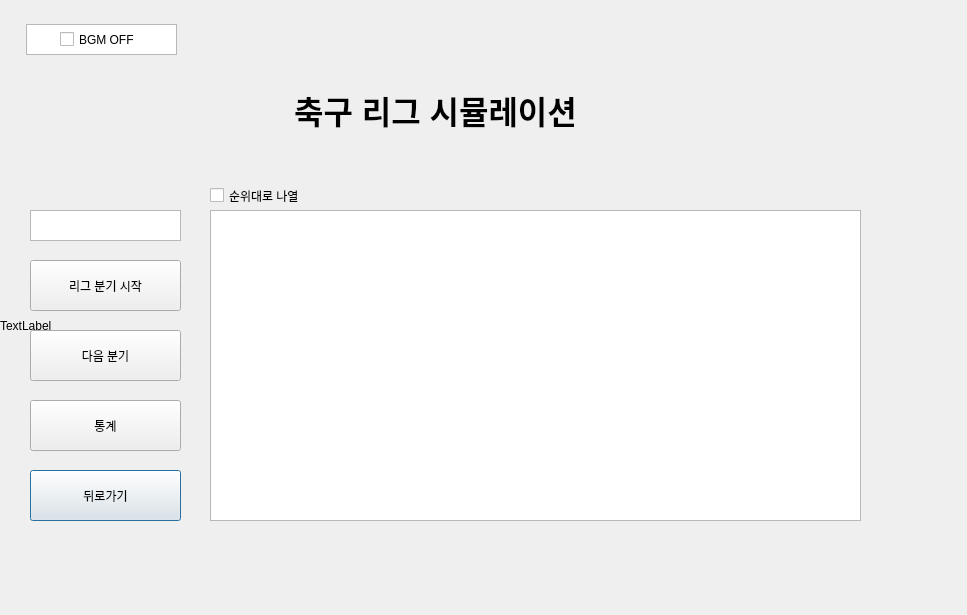
<?xml version="1.0" encoding="UTF-8"?>
<ui version="4.0">
 <class>Dialog</class>
 <widget class="QDialog" name="Dialog">
  <property name="geometry">
   <rect>
    <x>0</x>
    <y>0</y>
    <width>967</width>
    <height>615</height>
   </rect>
  </property>
  <property name="windowTitle">
   <string>Dialog</string>
  </property>
  <widget class="QPushButton" name="Start_Button_4">
   <property name="geometry">
    <rect>
     <x>30</x>
     <y>470</y>
     <width>151</width>
     <height>51</height>
    </rect>
   </property>
   <property name="text">
    <string>뒤로가기</string>
   </property>
  </widget>
  <widget class="QLabel" name="Main_Title">
   <property name="geometry">
    <rect>
     <x>170</x>
     <y>80</y>
     <width>531</width>
     <height>61</height>
    </rect>
   </property>
   <property name="text">
    <string>&lt;html&gt;&lt;head/&gt;&lt;body&gt;&lt;p align=&quot;center&quot;&gt;&lt;span style=&quot; font-size:24pt; font-weight:600;&quot;&gt;축구 리그 시뮬레이션&lt;/span&gt;&lt;/p&gt;&lt;/body&gt;&lt;/html&gt;</string>
   </property>
  </widget>
  <widget class="QPushButton" name="Start_Button_3">
   <property name="geometry">
    <rect>
     <x>30</x>
     <y>400</y>
     <width>151</width>
     <height>51</height>
    </rect>
   </property>
   <property name="text">
    <string>통계</string>
   </property>
  </widget>
  <widget class="QPushButton" name="Start_Button_2">
   <property name="geometry">
    <rect>
     <x>30</x>
     <y>330</y>
     <width>151</width>
     <height>51</height>
    </rect>
   </property>
   <property name="text">
    <string>다음 분기</string>
   </property>
  </widget>
  <widget class="QListView" name="listView">
   <property name="geometry">
    <rect>
     <x>210</x>
     <y>210</y>
     <width>651</width>
     <height>311</height>
    </rect>
   </property>
  </widget>
  <widget class="QCheckBox" name="checkBox">
   <property name="geometry">
    <rect>
     <x>210</x>
     <y>180</y>
     <width>131</width>
     <height>31</height>
    </rect>
   </property>
   <property name="text">
    <string>순위대로 나열</string>
   </property>
  </widget>
  <widget class="QPushButton" name="Start_Button">
   <property name="geometry">
    <rect>
     <x>30</x>
     <y>260</y>
     <width>151</width>
     <height>51</height>
    </rect>
   </property>
   <property name="text">
    <string>리그 분기 시작</string>
   </property>
  </widget>
  <widget class="QListView" name="listView_2">
   <property name="geometry">
    <rect>
     <x>30</x>
     <y>210</y>
     <width>151</width>
     <height>31</height>
    </rect>
   </property>
  </widget>
  <widget class="QLabel" name="Main_Pix">
   <property name="geometry">
    <rect>
     <x>0</x>
     <y>0</y>
     <width>1001</width>
     <height>651</height>
    </rect>
   </property>
   <property name="text">
    <string>TextLabel</string>
   </property>
  </widget>
  <widget class="QCheckBox" name="bgmBox">
   <property name="geometry">
    <rect>
     <x>60</x>
     <y>30</y>
     <width>96</width>
     <height>19</height>
    </rect>
   </property>
   <property name="text">
    <string>BGM OFF</string>
   </property>
  </widget>
  <widget class="QListView" name="listView_3">
   <property name="geometry">
    <rect>
     <x>26</x>
     <y>24</y>
     <width>151</width>
     <height>31</height>
    </rect>
   </property>
  </widget>
  <zorder>Main_Pix</zorder>
  <zorder>listView_3</zorder>
  <zorder>Start_Button_4</zorder>
  <zorder>Main_Title</zorder>
  <zorder>Start_Button_3</zorder>
  <zorder>Start_Button_2</zorder>
  <zorder>listView</zorder>
  <zorder>checkBox</zorder>
  <zorder>Start_Button</zorder>
  <zorder>listView_2</zorder>
  <zorder>bgmBox</zorder>
 </widget>
 <resources/>
 <connections/>
</ui>
